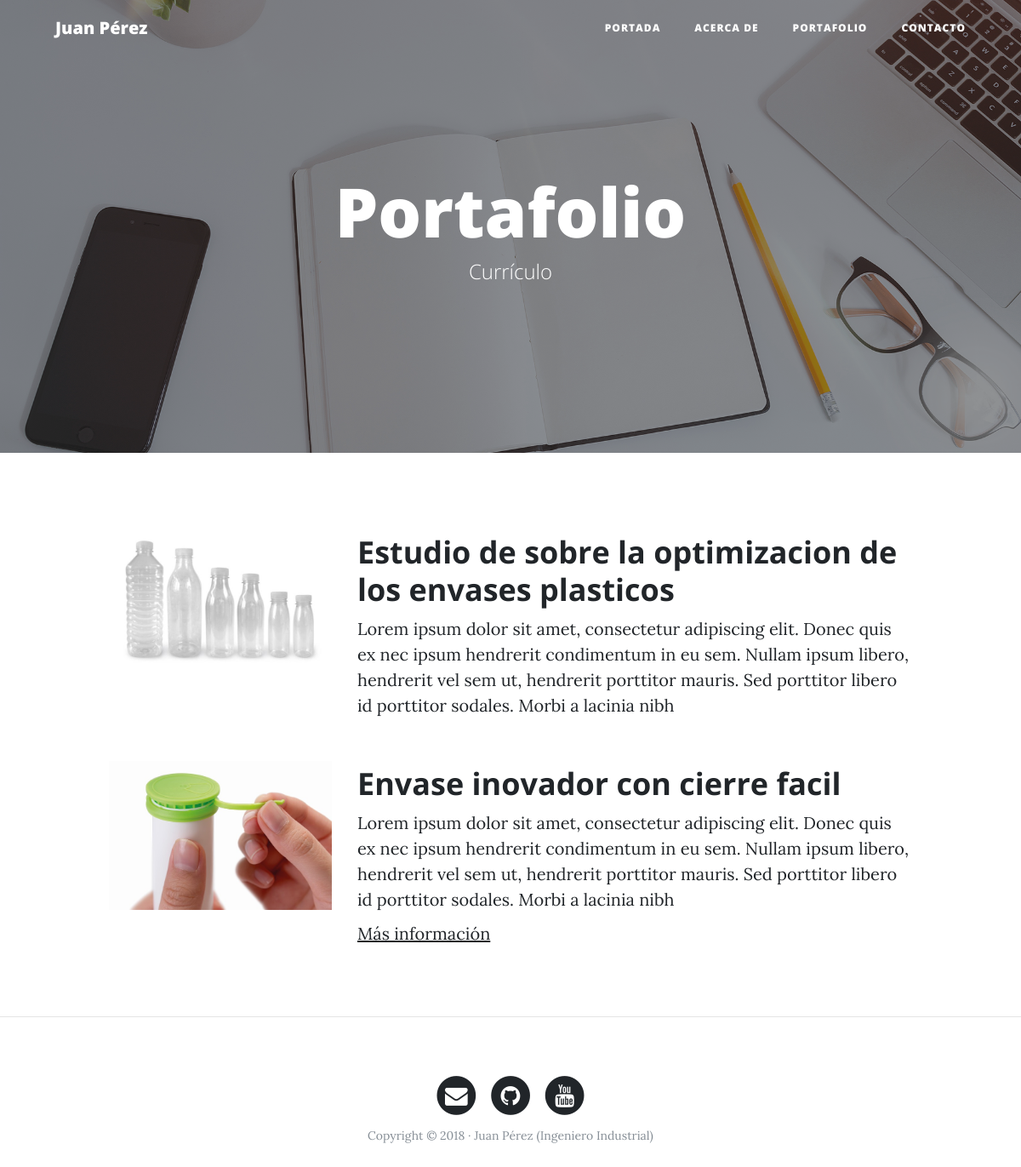
The page /portfolio/ on the database its author committed.
### portafolio/models.py (models this page shows, shortened)
class Project(models.Model):
    tittle = models.CharField(max_length=200, verbose_name = 'Titulo') #Campo de tipo de caracteres
    description = models.TextField(verbose_name = 'Descripcion') #Campo de texto
    image = models.ImageField(verbose_name = 'Imagen', upload_to="projects") #Campo de imagen
    link = models.URLField(verbose_name = 'Direccion web', null=True, blank=True) #link guardar vacio o no
    created = models.DateTimeField(auto_now_add=True, verbose_name = 'Fecha de creacion') #Campo de fecha y hora // Al crear estancias de projecto
    updated = models.DateTimeField(auto_now=True, verbose_name = 'Fecha de modificacion') #Campo de fecha y hora // Al modificar la estancia del projecto
    class Meta:
        verbose_name = 'proyecto' #Traducir nombre de Project
        verbose_name_plural = 'proyectos' #Cambiar nombre a plural
        ordering = ["-created"] #Ordenar proyectos por modificación

### portafolio/views.py (the view)
# urls.py: path('portfolio/', portafolio_views.portfolio, name="portfolio"), #Portafolio del sitio
def portfolio(request):
    projects = Project.objects.all()
    return render(request, "portafolio/portfolio.html", {'projects':projects})

### portafolio/templates/portafolio/portfolio.html (shortened to what this page needs)
{% extends 'core/base.html' %}
{% block background %}{% load static %}{% static 'core/img/portfolio-bg.jpg' %}{% endblock  %}
{% block headers %}
    <h1>Portafolio</h1>
	<span class="subheading">Currículo</span>
{% endblock  %}
{% block content %}
	{% for project in projects %}
		<div class="row">
				<div class="row project">
					<div class="col-lg-3 col-md-4 offset-lg-1">
						<img class="img-fluid" src="{{project.image.url}}" alt="">
					</div>
					<div class="col-lg-7 col-md-8">
						<h2 class="section-heading title">{{project.tittle}}</h2>
					<p>{{project.description}}</p>
					{% if project.link %}
						<p><a href="{{project.link}}">Más información</a></p>
					{% endif %}
					</div>
			</div>
		</div>
	{% endfor %}
{% endblock  %}

### core/templates/core/base.html (shortened to what this page needs)
<!DOCTYPE html>
<html lang="es">
  <head>
    {% load static %}
    <link href="{% static 'core/vendor/bootstrap/css/bootstrap.min.css'%}" rel="stylesheet">
    <link href="{% static 'core/vendor/font-awesome/css/font-awesome.min.css'%}" rel="stylesheet" type="text/css">
    <link href="{% static 'core/css/clean-blog.min.css'%}" rel="stylesheet">
  </head>
  <body>
    <nav class="navbar navbar-expand-lg navbar-light fixed-top" id="mainNav">
      <div class="container">
        <a class="navbar-brand" href="{% url 'home'%}">Juan Pérez</a>
        <div class="collapse navbar-collapse" id="navbarResponsive">
          <ul class="navbar-nav ml-auto">
            <li class="nav-item">
              <a class="nav-link" href="{% url 'home'%}">Portada</a>
            </li>
            <li class="nav-item">
              <a class="nav-link" href="{% url 'about'%}">Acerca de</a>
            </li>
            <li class="nav-item">
              <a class="nav-link" href="{% url 'portfolio'%}">Portafolio</a>
            </li>
            <li class="nav-item">
              <a class="nav-link" href="{% url 'contact'%}">Contacto</a>
            </li>
          </ul>
        </div>
      </div>
    </nav>
    <header class="masthead" style="background-image: url('{% block background %} {%endblock%}')">
      <div class="overlay"></div>
      <div class="container">
        <div class="row">
          <div class="col-lg-8 col-md-10 mx-auto">
            <div class="site-heading">
              {% block headers %}
              {% endblock  %}
            </div>
          </div>
        </div>
      </div>
    </header>
    <div class="container">
        {% block content%}{% endblock %}
    </div>
    {% if request.path != "/"%} <hr> {% endif %}
    <footer>
      <div class="container">
        <div class="row">
          <div class="col-lg-8 col-md-10 mx-auto">
            <ul class="list-inline text-center">
              <li class="list-inline-item">
                <a href="#">
                  <span class="fa-stack fa-lg">
                    <i class="fa fa-circle fa-stack-2x"></i>
                    <i class="fa fa-envelope fa-stack-1x fa-inverse"></i>
                  </span>
                </a>
              </li>
              <li class="list-inline-item">
                <a href="#">
                  <span class="fa-stack fa-lg">
                    <i class="fa fa-circle fa-stack-2x"></i>
                    <i class="fa fa-github fa-stack-1x fa-inverse"></i>
                  </span>
                </a>
              </li>
              <li class="list-inline-item">
                <a href="#">
                  <span class="fa-stack fa-lg">
                    <i class="fa fa-circle fa-stack-2x"></i>
                    <i class="fa fa-youtube fa-stack-1x fa-inverse"></i>
                  </span>
                </a>
              </li>
            </ul>
            <p class="copyright text-muted">Copyright &copy; 2018 · Juan Pérez (Ingeniero Industrial) </p>
          </div>
        </div>
      </div>
    </footer>
  </body>
</html>

### rows shown on the page
Project: image (picture), tittle "Estudio de sobre la optimizacion de los envases plasticos", description "Lorem ipsum dolor sit amet, consectetur adipiscing elit. Donec quis ex nec ipsum hendrerit condimentum in eu sem. Nullam ipsum libero, hendrerit vel sem ut, hendrerit porttitor mauris. Sed porttitor libero id porttitor sodales. Morbi a lacinia nibh"
Project: image (picture), tittle "Envase inovador con cierre facil", description "Lorem ipsum dolor sit amet, consectetur adipiscing elit. Donec quis ex nec ipsum hendrerit condimentum in eu sem. Nullam ipsum libero, hendrerit vel sem ut, hendrerit porttitor mauris. Sed porttitor libero id porttitor sodales. Morbi a lacinia nibh"
